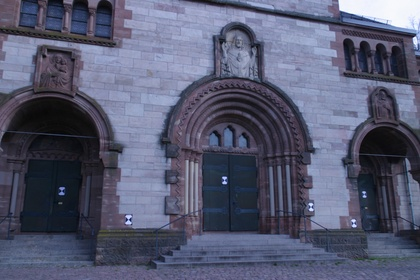
%> input picture ENGN2605/Zhuo Wang_lab07/Q3_data/1.jpg, 420 x 280 px, shrunk from 3072 x 2048 before the run
$ octave P3.m   (GNU Octave 9; MATLAB toolbox functions it lacks are replaced by stand-ins)
%> lines starting %> are read from the running program, lines starting %| are printed output that depends on the picture
clc;
clear;
close all;
format long;


%Run the 'vl_setup' file before running it
I1 = rgb2gray(imread('Q3_data\1.jpg'));
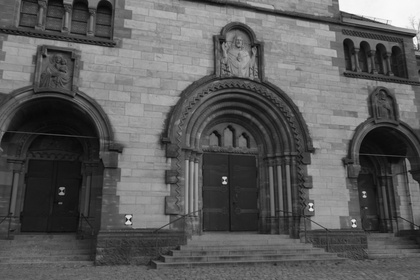
%> I1: size 280x420 uint8; min 3, max 253, mean 91
I2 = rgb2gray(imread('Q3_data\2.jpg'));
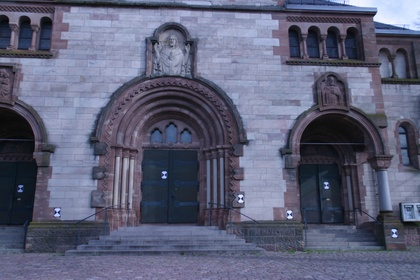
%> input picture ENGN2605/Zhuo Wang_lab07/Q3_data/2.jpg, 420 x 280 px, shrunk from 3072 x 2048 before the run
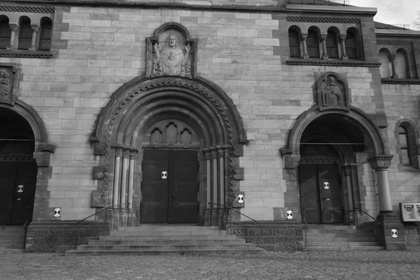
%> I2: size 280x420 uint8; min 3, max 251, mean 97.3

%> (the run ends here)
